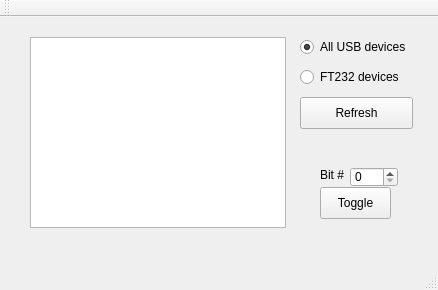
<?xml version="1.0" encoding="UTF-8"?>
<ui version="4.0">
 <class>MainWindow</class>
 <widget class="QMainWindow" name="MainWindow">
  <property name="geometry">
   <rect>
    <x>0</x>
    <y>0</y>
    <width>438</width>
    <height>290</height>
   </rect>
  </property>
  <property name="windowTitle">
   <string>MainWindow</string>
  </property>
  <property name="animated">
   <bool>true</bool>
  </property>
  <widget class="QWidget" name="centralWidget">
   <widget class="QPushButton" name="buttonRefresh">
    <property name="geometry">
     <rect>
      <x>300</x>
      <y>80</y>
      <width>113</width>
      <height>32</height>
     </rect>
    </property>
    <property name="text">
     <string>Refresh</string>
    </property>
   </widget>
   <widget class="QListWidget" name="listViewUSBDevices">
    <property name="geometry">
     <rect>
      <x>30</x>
      <y>20</y>
      <width>256</width>
      <height>191</height>
     </rect>
    </property>
   </widget>
   <widget class="QRadioButton" name="radioButtonUSB">
    <property name="geometry">
     <rect>
      <x>300</x>
      <y>20</y>
      <width>121</width>
      <height>20</height>
     </rect>
    </property>
    <property name="text">
     <string>All USB devices</string>
    </property>
    <property name="checked">
     <bool>true</bool>
    </property>
   </widget>
   <widget class="QRadioButton" name="radioButtonFT232">
    <property name="geometry">
     <rect>
      <x>300</x>
      <y>50</y>
      <width>111</width>
      <height>20</height>
     </rect>
    </property>
    <property name="text">
     <string>FT232 devices</string>
    </property>
   </widget>
   <widget class="QPushButton" name="buttonToggle">
    <property name="geometry">
     <rect>
      <x>320</x>
      <y>170</y>
      <width>71</width>
      <height>32</height>
     </rect>
    </property>
    <property name="text">
     <string>Toggle</string>
    </property>
   </widget>
   <widget class="QSpinBox" name="spinBox">
    <property name="geometry">
     <rect>
      <x>350</x>
      <y>150</y>
      <width>48</width>
      <height>20</height>
     </rect>
    </property>
    <property name="maximum">
     <number>3</number>
    </property>
   </widget>
   <widget class="QLabel" name="label">
    <property name="geometry">
     <rect>
      <x>320</x>
      <y>150</y>
      <width>31</width>
      <height>16</height>
     </rect>
    </property>
    <property name="text">
     <string>Bit #</string>
    </property>
   </widget>
  </widget>
  <widget class="QMenuBar" name="menuBar">
   <property name="geometry">
    <rect>
     <x>0</x>
     <y>0</y>
     <width>438</width>
     <height>22</height>
    </rect>
   </property>
  </widget>
  <widget class="QToolBar" name="mainToolBar">
   <attribute name="toolBarArea">
    <enum>TopToolBarArea</enum>
   </attribute>
   <attribute name="toolBarBreak">
    <bool>false</bool>
   </attribute>
  </widget>
  <widget class="QStatusBar" name="statusBar"/>
 </widget>
 <layoutdefault spacing="6" margin="11"/>
 <resources/>
 <connections/>
</ui>
